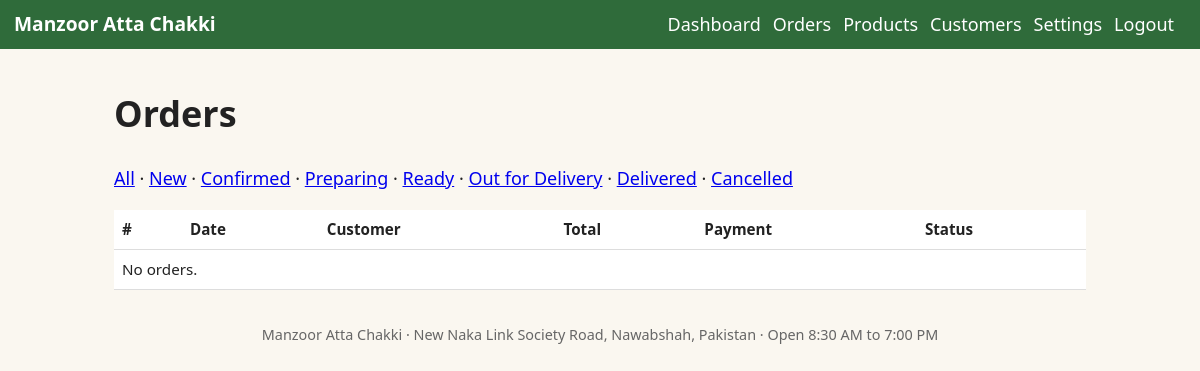
The app's page /admin/orders (signed in) with its own data.
### tables this page shows
CREATE TABLE settings(key TEXT PRIMARY KEY, value TEXT);

### app.py (the view)
@app.route('/admin/orders')
@admin_required
def orders():
    st = request.args.get('status', '')
    rows = q('SELECT * FROM orders WHERE status=? ORDER BY id DESC', (st,)) if st in STATUSES \
        else q('SELECT * FROM orders ORDER BY id DESC')
    return render_template('admin_orders.html', rows=rows, cur=st)

### app.py (called while the page is built)
def db():
    if 'db' not in g:
        g.db = sqlite3.connect(DB)
        g.db.row_factory = sqlite3.Row
        g.db.execute('PRAGMA foreign_keys=ON')
    return g.db

def q(sql, a=(), one=False):
    c = db().execute(sql, a)
    return c.fetchone() if one else c.fetchall()

def S():
    return {r['key']: r['value'] for r in q('SELECT * FROM settings')}

@app.context_processor
def ctx():
    return dict(s=S(), csrf=csrf_token, STATUSES=STATUSES)

@app.before_request
def csrf_check():
    if request.method == 'POST' and request.form.get('csrf', '') != session.get('_csrf', 'x'):
        abort(400)

def admin_required(f):
    @wraps(f)
    def w(*a, **k):
        if not session.get('admin'):
            return redirect(url_for('login'))
        return f(*a, **k)
    return w

### templates/admin_orders.html
{% extends 'base.html' %}{% block c %}<h1>Orders</h1><p><a href="/admin/orders">All</a>{% for x in STATUSES %} · <a href="/admin/orders?status={{ x }}">{{ x }}</a>{% endfor %}</p>{% include 'orders_table.html' %}{% endblock %}

### templates/base.html (shortened to what this page needs)
<!doctype html><html lang="en"><head><meta charset="utf-8"><meta name="viewport" content="width=device-width,initial-scale=1">
<title>{% block t %}{{ s.business_name }}{% endblock %}</title><link rel="stylesheet" href="{{ url_for('static', filename='style.css') }}"></head><body>
<header><a class="brand" href="/">{% if s.logo %}<img src="/uploads/{{ s.logo }}" alt="">{% endif %}{{ s.business_name }}</a>
<nav>{% if request.path.startswith('/admin') and session.admin %}
<a href="/admin">Dashboard</a><a href="/admin/orders">Orders</a><a href="/admin/products">Products</a><a href="/admin/customers">Customers</a><a href="/admin/settings">Settings</a><a href="/admin/logout">Logout</a>
{% else %}<a href="/">Home</a><a href="/about">About</a><a href="/products">Products</a><a href="/order">Order Online</a><a href="/delivery">Delivery</a><a href="/feedback">Feedback</a><a href="/contact">Contact</a>{% endif %}</nav></header>
<main>{% block c %}{% endblock %}</main>
<footer>{{ s.business_name }} · {{ s.address }} · Open {{ s.hours }}</footer></body></html>

### static/style.css (style rules this page uses)
:root { --g:#2f6b3a;--bg:#faf7f0;--tx:#222;--ln:#ddd }
* { box-sizing:border-box }
body { margin:0;font:18px/1.5 system-ui,sans-serif;background:var(--bg);color:var(--tx) }
header { background:var(--g);color:#fff;padding:10px 14px;display:flex;flex-wrap:wrap;gap:8px;align-items:center;justify-content:space-between }
header a { color:#fff;text-decoration:none;margin-right:12px }
.brand { font-weight:700;font-size:1.2rem;display:flex;align-items:center;gap:8px }
main { max-width:1000px;margin:auto;padding:14px }
footer { text-align:center;padding:20px;color:#666;font-size:.9rem }

### records on screen
settings: business_name "Manzoor Atta Chakki"
settings: address "New Naka Link Society Road, Nawabshah, Pakistan"
settings: hours "8:30 AM to 7:00 PM"

### other values on screen
{{ x }} "New" "Confirmed" "Preparing" "Ready" "Out for Delivery" "Delivered" "Cancelled"
